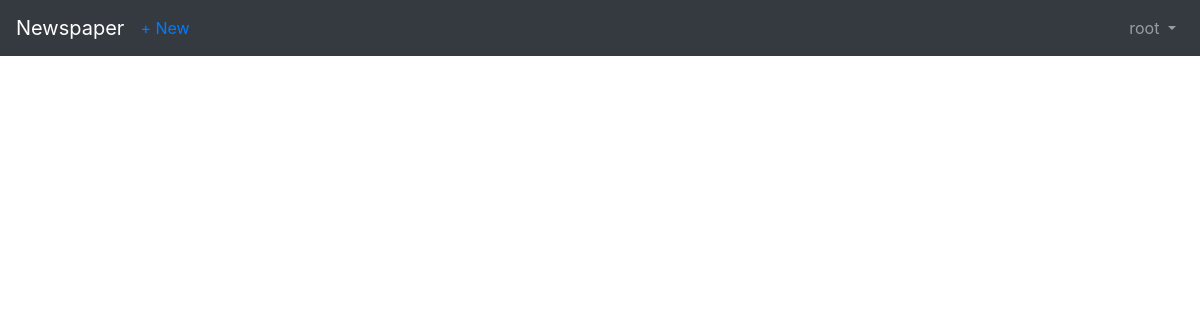
/articles/ (signed in), run on an earlier commit of the app's database.
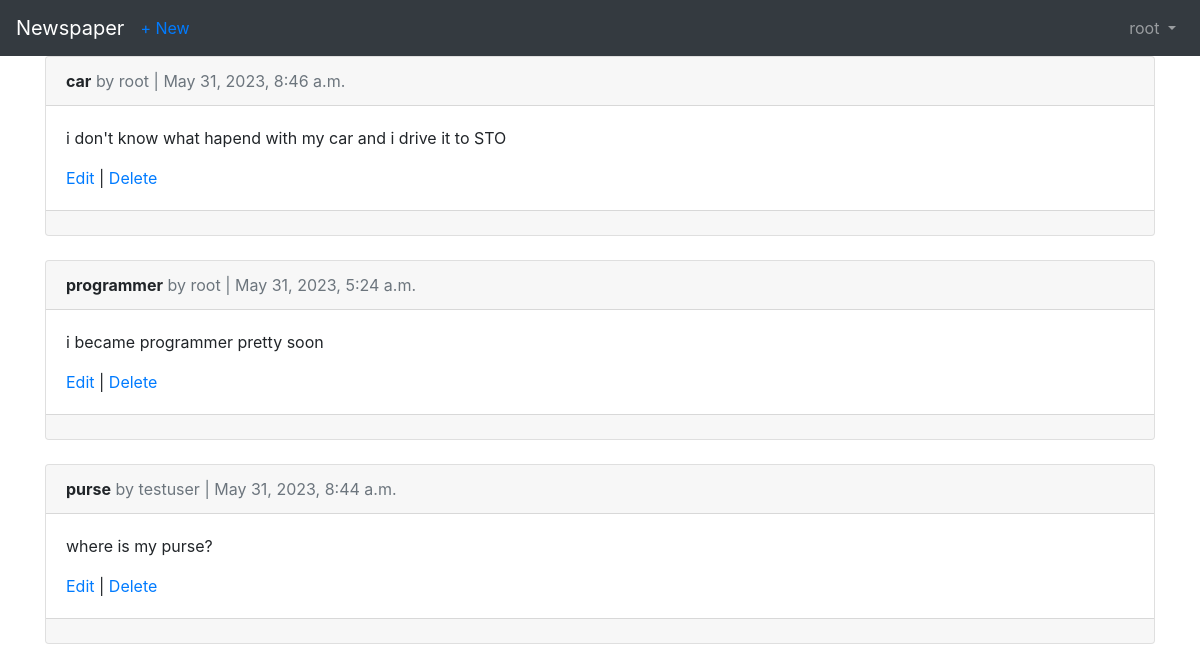
And on a later commit of the database.
### accounts/models.py (models this page shows)
class CustomUser(AbstractUser):
    age = models.PositiveIntegerField(null=True, blank=True)

### articles/models.py (models this page shows, shortened)
class Article(models.Model):
    title = models.CharField(max_length=255)
    body = models.TextField()
    date = models.DateTimeField(auto_now=True)
    author = models.ForeignKey(get_user_model(), on_delete=models.CASCADE)

### articles/views.py (the view)
# urls.py: path('', ArticleListView.as_view(), name='article_list'),
class ArticleListView(LoginRequiredMixin, ListView):
    model = Article
    template_name = 'article_list.html'
    context_object_name = 'articles'

### templates/article_list.html (shortened to what this page needs)
{% extends 'base.html' %}
{% block content %}
  {% for article in articles %}
    <div class="card">
      <div class="card-header">
        <span class="font-weight-bold">{{ article.title }}</span>
        <span class="text-muted">by {{ article.author }} | {{ article.date }} </span>
      </div>
      <div class="card-body">
        <p> {{ article.body }} </p>
        <a href="{% url 'article_edit' article.pk %}"> Edit </a> |
        <a href="{% url 'article_delete' article.pk %}"> Delete </a>
      </div>
      <div class="card-footer">
      </div>
      </div>
    <br />
  {% endfor %}
{% endblock content %}

### templates/base.html (shortened to what this page needs)
<!DOCTYPE html>
<html>
<head>
<link rel="stylesheet" href="https://cdn.jsdelivr.net/npm/bootstrap@4.5.3/dist/css/bootstrap.min.css"
>
</head>
<body>
<nav class="navbar navbar-expand-lg navbar-dark bg-dark">
  <a class="navbar-brand" href="{% url 'home' %}">Newspaper</a>
  {% if user.is_authenticated %}
  <ul class="navbar-nav mr-auto">
   <li class="nav-item">
     <a href="{% url 'article_new' %}"> + New </a>
   </li>
  </ul>
  {% endif %}
  <div class="collapse navbar-collapse" id="navbarSupportedContent">
    {% if user.is_authenticated %}
    <ul class="navbar-nav ml-auto">
    <li class="nav-item">
    <a class="nav-link dropdown-toggle" href="#"
      id="navbarDropdown" role="button" data-toggle="dropdown"
      aria-haspopup="true" aria-expanded="false">
    {{ user.username }}
  </a>
   </li>
   </ul>
{% endif %}
</div>
</nav>
<main>
<div class="container">
{% block content %}
{% endblock content %}
</div>
</main>
</body>
</html>

What changed in the data, as far as the page shows it:
added Article: title "car", author "root", date "May 31, 2023, 8:46 a.m.", body "i don't know what hapend with my car and i drive it to STO"
added Article: title "programmer", author "root", date "May 31, 2023, 5:24 a.m.", body "i became programmer pretty soon"
added Article: title "purse", author "testuser", date "May 31, 2023, 8:44 a.m.", body "where is my purse?"
